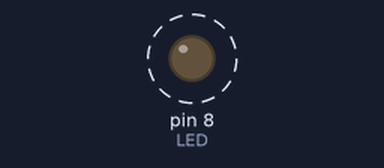
Bench run of a program on a simulated Raspberry Pi (header pin numbers). Shown: output pins drawn as LEDs (lit = HIGH). Dashed ring = blinking. At 10.0 s the program stops and its outputs stay as they are.

Above: at 0.5 s.
Timing chart, 0 to 4.6 s (numbered marks = the images above):
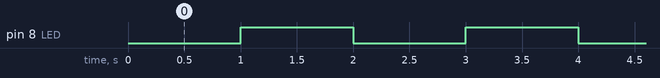

The program:

led.py
```python
import RPi.GPIO as GPIO
import time

GPIO.cleanup()

LED = 8
GPIO.setmode(GPIO.BOARD)
GPIO.setup(LED, GPIO.OUT, initial = GPIO.LOW)

try:
    num = 0
    while True:
        time.sleep(1)
        GPIO.output(LED, GPIO.HIGH)
        time.sleep(1)
        GPIO.output(LED,GPIO.LOW)
        num = num+1
        if(num == 5):
            GPIO.cleanup()
            break
except KeyboardInterrupt:
    GPIO.cleanup()        
```

Measured:
- by itself, pin 8 (LED): alternates HIGH for 1.0 s and LOW for 1.0 s
